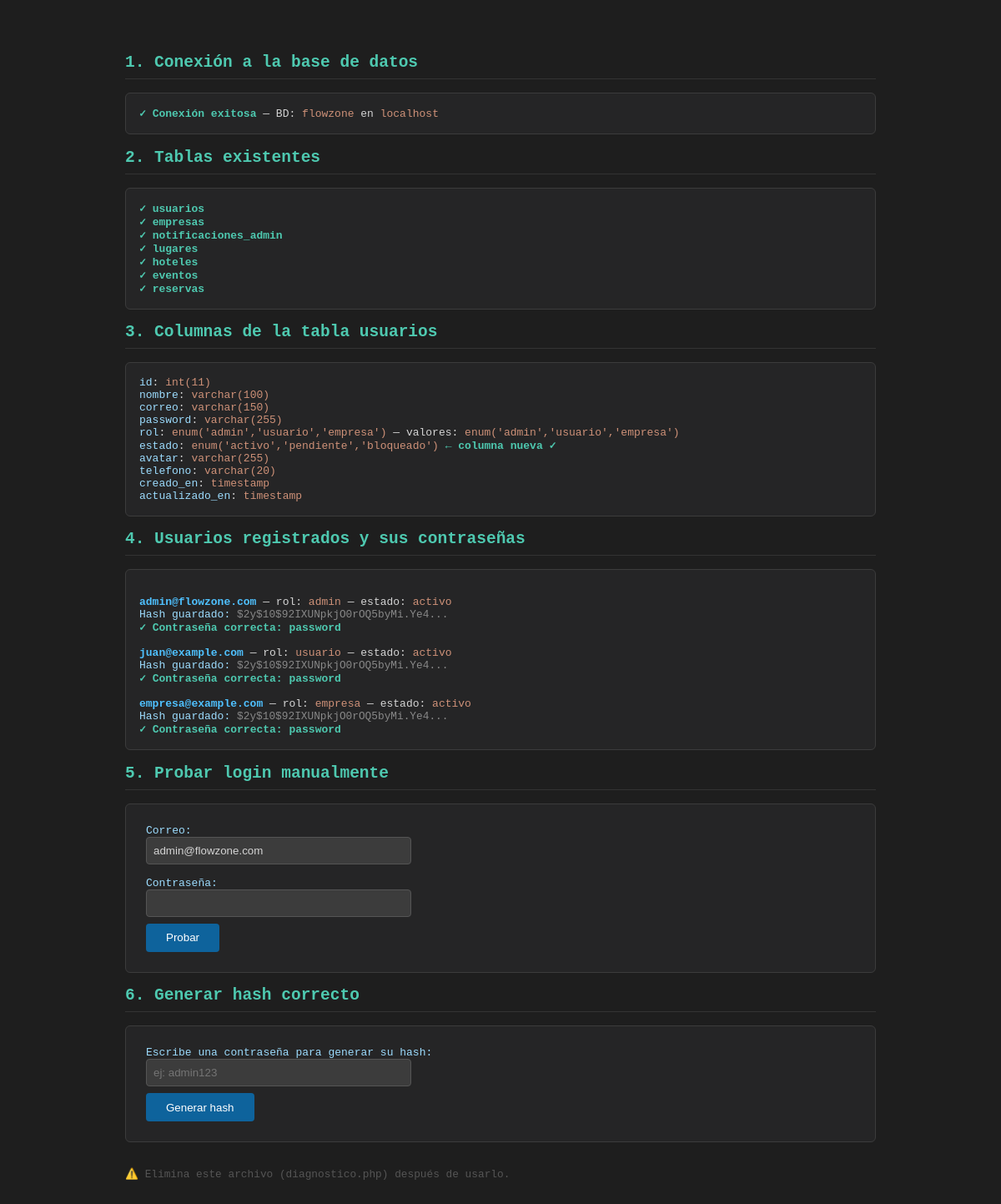
Screenshot of /diagnostico.php with the database file from the repository.
### tables this page shows
CREATE TABLE usuarios (
    id              INT AUTO_INCREMENT PRIMARY KEY,
    nombre          VARCHAR(100)  NOT NULL,
    correo          VARCHAR(150)  NOT NULL,
    password        VARCHAR(255)  NOT NULL,
    rol             ENUM('admin','usuario','empresa') NOT NULL DEFAULT 'usuario',
    estado          ENUM('activo','pendiente','bloqueado') NOT NULL DEFAULT 'activo',
    avatar          VARCHAR(255)  DEFAULT NULL,
    telefono        VARCHAR(20)   DEFAULT NULL,
    creado_en       TIMESTAMP     NOT NULL DEFAULT CURRENT_TIMESTAMP,
    actualizado_en  TIMESTAMP     NOT NULL DEFAULT CURRENT_TIMESTAMP ON UPDATE CURRENT_TIMESTAMP,
    UNIQUE KEY uq_correo (correo),
    INDEX idx_correo (correo),
    INDEX idx_rol (rol),
    INDEX idx_estado (estado)
);

### diagnostico.php (the view, shortened to what this page needs)
<!DOCTYPE html>
<html lang="es">
<head>
</head>
<body>
<?php
echo "<h2>1. Conexión a la base de datos</h2>";
try {
    $pdo = new PDO(
        "mysql:host=".DB_HOST.";dbname=".DB_NAME.";charset=utf8mb4",
        DB_USER, DB_PASS,
        [PDO::ATTR_ERRMODE => PDO::ERRMODE_EXCEPTION]
    );
    echo "<div class='box'><span class='ok'>✓ Conexión exitosa</span> — BD: <span class='val'>".DB_NAME."</span> en <span class='val'>".DB_HOST."</span></div>";
} catch (PDOException $e) {
    echo "<div class='box'><span class='error'>✗ Error de conexión:</span> " . htmlspecialchars($e->getMessage()) . "</div>";
    echo "<p class='warn'>⚠️ Revisa que XAMPP MySQL esté corriendo y que DB_USER/DB_PASS sean correctos en este archivo.</p>";
    die("</body></html>");
}
echo "<h2>2. Tablas existentes</h2>";
$tablas_requeridas = ['usuarios', 'empresas', 'notificaciones_admin', 'lugares', 'hoteles', 'eventos', 'reservas'];
$tablas_existentes = $pdo->query("SHOW TABLES")->fetchAll(PDO::FETCH_COLUMN);
echo "<div class='box'>";
foreach ($tablas_requeridas as $t) {
    if (in_array($t, $tablas_existentes)) {
        echo "<span class='ok'>✓ $t</span><br>";
    } else {
        echo "<span class='error'>✗ $t — NO EXISTE</span><br>";
    }
}
echo "</div>";
echo "<h2>3. Columnas de la tabla usuarios</h2>";
try {
    $cols = $pdo->query("DESCRIBE usuarios")->fetchAll();
    echo "<div class='box'>";
    foreach ($cols as $c) {
        echo "<span class='label'>{$c['Field']}</span>: <span class='val'>{$c['Type']}</span>";
        if ($c['Field'] === 'estado') echo " <span class='ok'>← columna nueva ✓</span>";
        if ($c['Field'] === 'rol')    echo " — valores: <span class='val'>{$c['Type']}</span>";
        echo "<br>";
    }
    echo "</div>";
} catch (PDOException $e) {
    echo "<div class='box'><span class='error'>Error: " . htmlspecialchars($e->getMessage()) . "</span></div>";
}
echo "<h2>4. Usuarios registrados y sus contraseñas</h2>";
try {
    $usuarios = $pdo->query("SELECT id, nombre, correo, rol, password, " .
        (in_array('estado', array_column($pdo->query('DESCRIBE usuarios')->fetchAll(), 'Field')) ? 'estado' : "'activo' AS estado") .
        " FROM usuarios")->fetchAll();
    echo "<div class='box'>";
    $passwords_prueba = ['admin123', 'password', '123456', 'admin', 'flowzone'];
    foreach ($usuarios as $u) {
        echo "<br><b style='color:#4fc1ff'>{$u['correo']}</b> — rol: <span class='val'>{$u['rol']}</span> — estado: <span class='val'>{$u['estado']}</span><br>";
        echo "<span class='label'>Hash guardado:</span> <span style='font-size:0.8rem;color:#888'>" . substr($u['password'], 0, 30) . "...</span><br>";
        foreach ($passwords_prueba as $p) {
            if (password_verify($p, $u['password'])) {
                echo "<span class='ok'>✓ Contraseña correcta: <b>$p</b></span><br>";
                break;
            }
        }
    }
    echo "</div>";
} catch (PDOException $e) {
    echo "<div class='box'><span class='error'>Error: " . htmlspecialchars($e->getMessage()) . "</span></div>";
}
echo "<h2>5. Probar login manualmente</h2>";
echo "<form method='POST'>";
echo "<div><label class='label'>Correo: </label><br><input type='email' name='test_correo' value='" . htmlspecialchars($_POST['test_correo'] ?? 'admin@flowzone.com') . "' required></div><br>";
echo "<div><label class='label'>Contraseña: </label><br><input type='password' name='test_password' required></div>";
echo "<button type='submit'>Probar</button>";
echo "</form>";
echo "<h2>6. Generar hash correcto</h2>";
echo "<form method='POST'>";
echo "<div><label class='label'>Escribe una contraseña para generar su hash: </label><br>";
echo "<input type='text' name='nueva_password' placeholder='ej: admin123'></div>";
echo "<button type='submit'>Generar hash</button>";
echo "</form>";
echo "<br><br><div style='color:#555;font-size:0.8rem'>⚠️ Elimina este archivo (diagnostico.php) después de usarlo.</div>";
?>
</body>
</html>

### diagnostico.php (style rules this page uses)
body { font-family: monospace; max-width: 900px; margin: 2rem auto; padding: 1rem; background: #1e1e1e; color: #d4d4d4; }
h2 { color: #4ec9b0; border-bottom: 1px solid #333; padding-bottom: 0.5rem; }
.ok { color: #4ec9b0; font-weight: bold; }
.box { background: #252526; border: 1px solid #3c3c3c; padding: 1rem; border-radius: 6px; margin: 0.5rem 0; }
.label { color: #9cdcfe; }
.val { color: #ce9178; }
form { background: #252526; border: 1px solid #3c3c3c; padding: 1.5rem; border-radius: 6px; margin-top: 1rem; }
input { background: #3c3c3c; border: 1px solid #555; color: #d4d4d4; padding: 0.5rem; border-radius: 4px; width: 300px; }
button { background: #0e639c; color: #fff; border: none; padding: 0.6rem 1.5rem; border-radius: 4px; cursor: pointer; margin-top: 0.5rem; }

### rows the page displays
usuarios: correo "admin@flowzone.com", rol "admin", estado "activo", password "$2y$10$92IXUNpkjO0rOQ5byMi.Ye4", p "password"
usuarios: correo "juan@example.com", rol "usuario", estado "activo", password "$2y$10$92IXUNpkjO0rOQ5byMi.Ye4", p "password"
usuarios: correo "empresa@example.com", rol "empresa", estado "activo", password "$2y$10$92IXUNpkjO0rOQ5byMi.Ye4", p "password"

### other values shown
DB_NAME "flowzone"
DB_HOST "localhost"
$t "usuarios"
$t "empresas"
$t "notificaciones_admin"
$t "lugares"
$t "hoteles"
$t "eventos"
$t "reservas"
$c['Field'] "id"
$c['Type'] "int(11)"
$c['Field'] "nombre"
$c['Type'] "varchar(100)"
$c['Field'] "correo"
$c['Type'] "varchar(150)"
